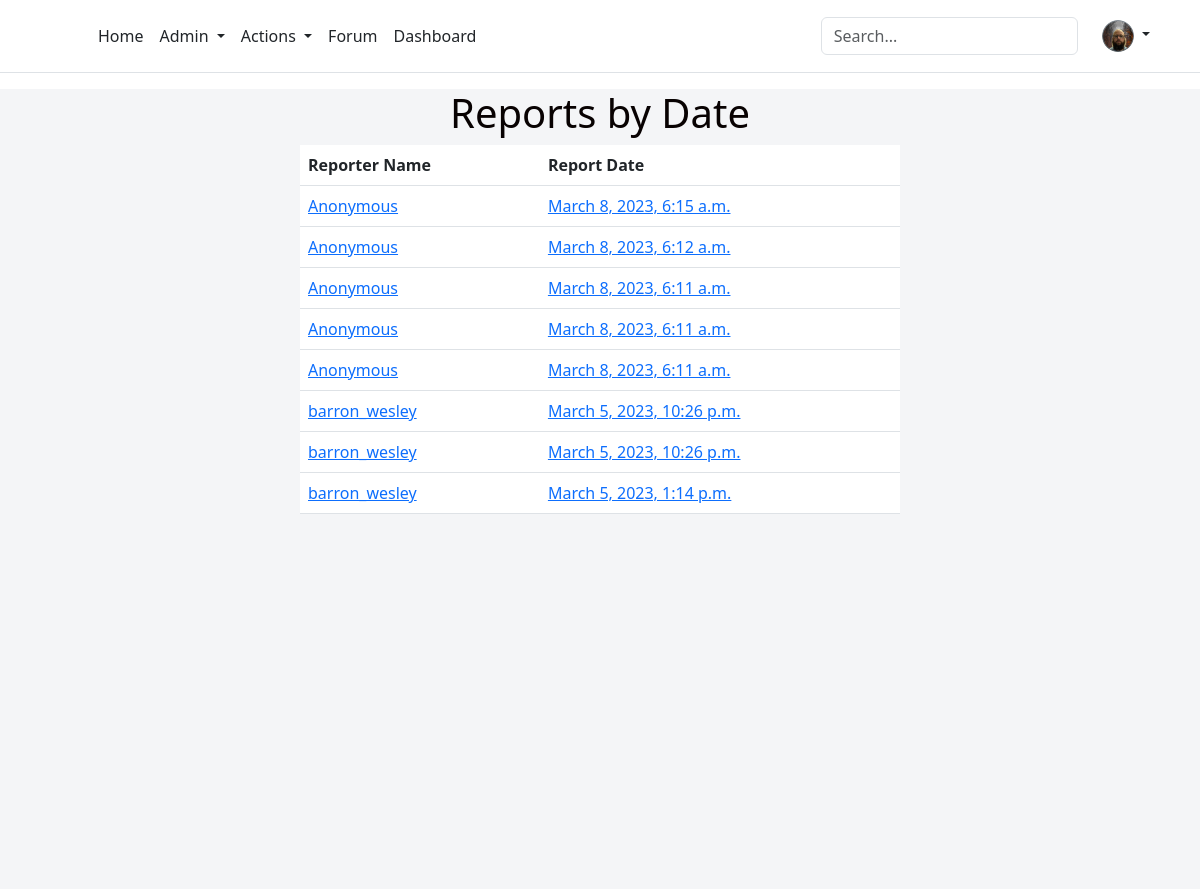
The page /view-all-reports/ (signed in) on the database its author committed.
### skmsapp/models.py (models this page shows, shortened)
class UserProfile(models.Model):
    user = models.OneToOneField(User, null=True, on_delete=models.CASCADE)
    type = models.CharField(max_length=255, choices= (('User','User'), ('Expert','Expert'), ('RiskManager','RiskManager')), default='User')
    userimage = models.ImageField(null=True, blank=True, upload_to="images/profile/")

class Report(models.Model):
    reporter_comments = models.TextField()
    reporter_name = models.CharField(max_length=300, choices= (('Current User','Current User'), ('Anonymous','Anonymous')), default='Current User')
    report_date = models.DateTimeField(auto_now_add=True)
    contact_preference = models.CharField(max_length = 3, choices= (('N','No'), ('Y','Yes')), default='Y')
    report_anonymously = models.CharField(max_length = 3, choices= (('N','No'), ('Y','Yes')), default='N')
    submitter = models.CharField(max_length=50, null=True)

### skmsapp/views.py (the view)
# urls.py: path('view-all-reports/', views.viewAllReports, name='viewAllReports'),
@login_required
def viewAllReports(request):
    post = Report.objects.values()
    user = request.user
    user_type = UserProfile.objects.filter(user=user, type="RiskManager").exists()
    if user_type == True:
        return render(request, "view-all-reports.html", {'post':post, 'user':user})
    else:
        messages.success(request, "You must have the Risk Management role to access this.")
        return redirect("home")

### skmsapp/templates/view-all-reports.html
{% extends "site-skeleton.html" %}
{% block body %}
<center>
<div style="width:50%;">
<h1 style="color:rgb(8, 2, 2)">Reports by Date</h1>
<table class="table">
    <thead class="thead-dark" style="background-color: #14a44d; color: white;">
      <tr>
        <th scope="col">Reporter Name</th>
        <th scope="col">Report Date</th>
      </tr>
    </thead>
    <tbody>
    {% for i in post reversed %}
      <tr>
        <td><a href="/view-reports/{{user.id}}">{{i.submitter}}</a></td>
        <td><a href="/view-reports/{{user.id}}">{{i.report_date}}</a></td>
      </tr>
    {% endfor %}
    </tbody>
  </table>
</div>
{% endblock %}

### skmsapp/templates/site-skeleton.html (shortened to what this page needs)
<!DOCTYPE html>
<html lang="en">
<head>
    <link href="https://cdn.jsdelivr.net/npm/bootstrap@5.3.0-alpha1/dist/css/bootstrap.min.css" rel="stylesheet">
    <link rel="stylesheet" href="https://cdnjs.cloudflare.com/ajax/libs/font-awesome/6.0.0/css/all.min.css">
    <link rel="stylesheet" href="https://mdbcdn.b-cdn.net/wp-content/themes/mdbootstrap4/docs-app/css/dist/mdb5/standard/core.min.css">
    <link rel="stylesheet" id="roboto-subset.css-css" href="https://mdbcdn.b-cdn.net/wp-content/themes/mdbootstrap4/docs-app/css/mdb5/fonts/roboto-subset.css?ver=3.9.0-update.5" type="text/css" media="all">
    <link rel="stylesheet" href="https://cdnjs.cloudflare.com/ajax/libs/font-awesome/4.7.0/css/font-awesome.min.css">
</head>
<body>
<header class="p-3 mb-3 border-bottom">
  <div class="container">
    <div class="d-flex flex-wrap align-items-center justify-content-center justify-content-lg-start">
      <a href="/" class="d-flex align-items-center mb-2 mb-lg-0 text-dark text-decoration-none">
        <svg class="bi me-2" width="40" height="32" role="img" aria-label="Bootstrap"><use xlink:href="#bootstrap"></use></svg>
      </a>
      <ul class="nav col-12 col-lg-auto me-lg-auto mb-2 justify-content-center mb-md-0">
        <li><a href="{% url 'home' %}" class="nav-link px-2 link-dark">Home</a></li>
        {% if user.userprofile.type == "RiskManager" %}
        <li class="nav-item dropdown">
          <a class="nav-link px-2 link-dark dropdown-toggle" href="#" id="navbardrop" data-toggle="dropdown">
            Admin
          </a>
        </li>
        {% endif %}
        <li class="nav-item dropdown">
          {% if user.is_authenticated %}
          <a class="nav-link px-2 link-dark dropdown-toggle" href="#" id="navbardrop" data-toggle="dropdown">
            Actions
          </a>
        </li>
        <li><a href="{% url 'forum' %}" class="nav-link px-2 link-dark">Forum</a></li>
        <li><a href="{% url 'dashboard' %}" class="nav-link px-2 link-dark">Dashboard</a></li>
        {% endif %}
      </ul>
      <form class="col-12 col-lg-auto mb-3 mb-lg-0 me-lg-3" role="search">
        <input type="search" class="form-control" placeholder="Search..." aria-label="Search">
      </form>
      <div class="nav-item dropdown text-end">
        <a href="#" class="nav-link px-2 d-block link-dark text-decoration-none dropdown-toggle" data-bs-toggle="dropdown" aria-expanded="false" id="navbardrop" data-toggle="dropdown">
          {% if user.is_authenticated %}
            {% if user.userprofile.userimage == "" %}
              <img src="https://betterwaterquality.com/wp-content/uploads/2020/09/dummy-profile-pic-300x300-1-1.png" alt="mdo" width="32" height="32" class="rounded-circle">
            {% else %}
              <img src="{{ user.userprofile.userimage.url }}" alt="mdo" width="32" height="32" class="rounded-circle">
            {% endif %}
          {% else %}
          <img src="https://betterwaterquality.com/wp-content/uploads/2020/09/dummy-profile-pic-300x300-1-1.png" alt="mdo" width="32" height="32" class="rounded-circle">
          {% endif %}
        </a>
      </div>
    </div>
  </div>
</header>
<section class="vh-100" style="background-color: #f4f5f7;">
   {% block body %}
   {% endblock %}
  </section><link href="https://code.ionicframework.com/ionicons/2.0.1/css/ionicons.min.css" rel="stylesheet">
</body>
</html>

### rows shown on the page
Report: submitter "Anonymous", report_date "March 8, 2023, 6:15 a.m."
Report: submitter "Anonymous", report_date "March 8, 2023, 6:12 a.m."
Report: submitter "Anonymous", report_date "March 8, 2023, 6:11 a.m."
Report: submitter "Anonymous", report_date "March 8, 2023, 6:11 a.m."
Report: submitter "Anonymous", report_date "March 8, 2023, 6:11 a.m."
Report: submitter "barron_wesley", report_date "March 5, 2023, 10:26 p.m."
Report: submitter "barron_wesley", report_date "March 5, 2023, 10:26 p.m."
Report: submitter "barron_wesley", report_date "March 5, 2023, 1:14 p.m."
